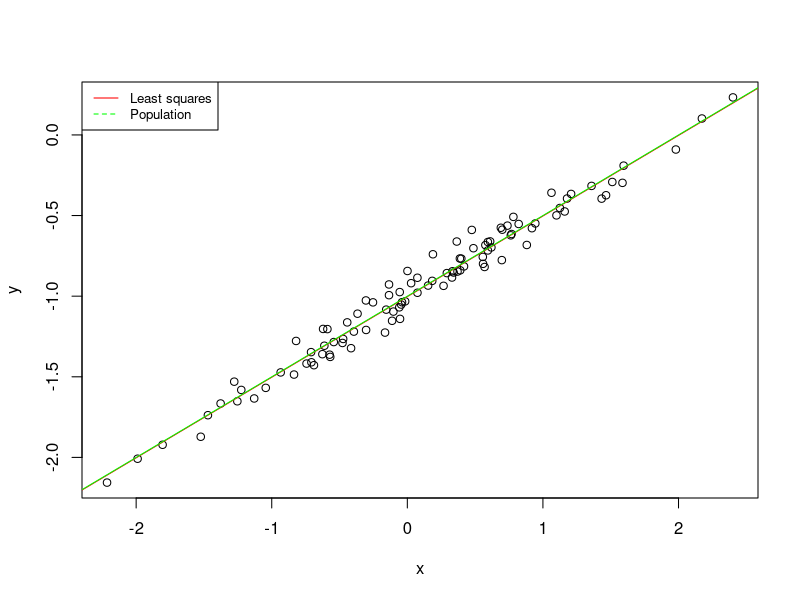

Source code (R):
# ------------------------------------------- #
# Introduction to Statistical Learning        #
# Chapter 03: Linear Regression (p. 71 - 139) #
# Applied exercises: exercise 13              #
# ------------------------------------------- #

rm(list = ls())

set.seed(1)

x   = rnorm(100, 0, 1)
eps = rnorm(100, 0, .075)
y   = -1 + .5*x + eps 

# scatterplot
plot(x = x, y = y)

# OLS model
lm.fit = lm(y ~ x)
summary(lm.fit)

abline(lm.fit, lwd = 1, col = 'red')
abline(a = -1, b = .5, col = 'green')
legend("topleft", legend=c("Least squares", "Population"),
       col=c("red", "green"), lty=1:2, cex=0.8)

# polynomial fit
lm.fit2 = lm(y ~ x + I(x^2))
summary(lm.fit2)

confint(lm.fit)
